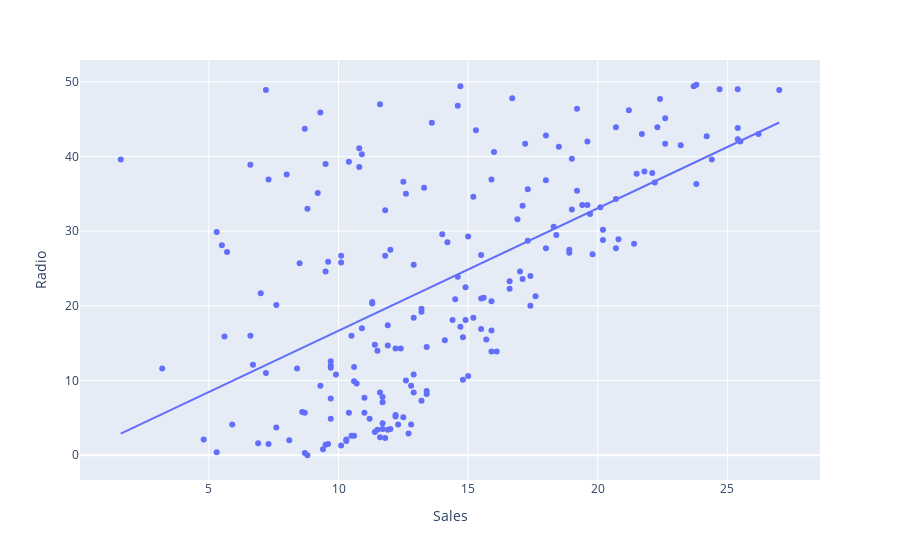

The notebook cell this image was saved under:
### Code cell
# let’s visualize the relationship between "the amount spent on advertising on Radio" and "units sold":

import plotly.express as px
figure = px.scatter(data_frame = df,
                   x = 'Sales',
                   y = 'Radio',
                   #size = 'Radio',
                   trendline = 'ols')
figure.show()

### Figure 1 — Plotly figure (JSON) as saved in the notebook; plotly's stock layout.template omitted (floating-point values rounded to 4 significant figures; data arrays with more than 128 entries replaced by an {"elided": "..."} marker saying what was removed)
{"data": [{"hovertemplate": "Sales=%{x}<br>Radio=%{y}<extra></extra>", "legendgroup": "", "marker": {"color": "#636efa", "symbol": "circle"}, "mode": "markers", "name": "", "orientation": "v", "showlegend": false, "type": "scatter", "x": {"elided": "200 float values"}, "xaxis": "x", "y": {"elided": "200 float values"}, "yaxis": "y"}, {"hovertemplate": "<b>OLS trendline</b><br>Radio = 1.6397 * Sales + 0.271298<br>R<sup>2</sup>=0.332032<br><br>Sales=%{x}<br>Radio=%{y} <b>(trend)</b><extra></extra>", "legendgroup": "", "marker": {"color": "#636efa", "symbol": "circle"}, "mode": "lines", "name": "", "showlegend": false, "type": "scatter", "x": {"elided": "200 float values"}, "xaxis": "x", "y": {"elided": "200 float values"}, "yaxis": "y"}], "layout": {"legend": {"tracegroupgap": 0}, "margin": {"t": 60}, "xaxis": {"anchor": "y", "domain": [0, 1], "title": {"text": "Sales"}}, "yaxis": {"anchor": "x", "domain": [0, 1], "title": {"text": "Radio"}}}}
